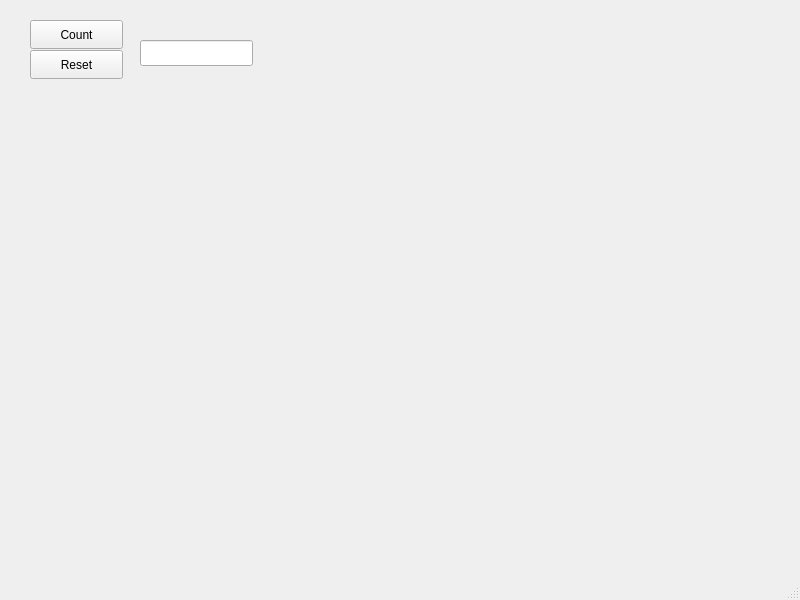
<?xml version="1.0" encoding="UTF-8"?>
<ui version="4.0">
 <class>MainWindow</class>
 <widget class="QMainWindow" name="MainWindow">
  <property name="geometry">
   <rect>
    <x>0</x>
    <y>0</y>
    <width>800</width>
    <height>600</height>
   </rect>
  </property>
  <property name="windowTitle">
   <string>MainWindow</string>
  </property>
  <widget class="QWidget" name="centralwidget">
   <widget class="QPushButton" name="count">
    <property name="geometry">
     <rect>
      <x>30</x>
      <y>20</y>
      <width>93</width>
      <height>29</height>
     </rect>
    </property>
    <property name="text">
     <string>Count</string>
    </property>
   </widget>
   <widget class="QPushButton" name="reset">
    <property name="geometry">
     <rect>
      <x>30</x>
      <y>50</y>
      <width>93</width>
      <height>29</height>
     </rect>
    </property>
    <property name="text">
     <string>Reset</string>
    </property>
   </widget>
   <widget class="QLineEdit" name="kasvu">
    <property name="geometry">
     <rect>
      <x>140</x>
      <y>40</y>
      <width>113</width>
      <height>26</height>
     </rect>
    </property>
   </widget>
  </widget>
  <widget class="QMenuBar" name="menubar">
   <property name="geometry">
    <rect>
     <x>0</x>
     <y>0</y>
     <width>800</width>
     <height>26</height>
    </rect>
   </property>
  </widget>
  <widget class="QStatusBar" name="statusbar"/>
 </widget>
 <resources/>
 <connections/>
</ui>
